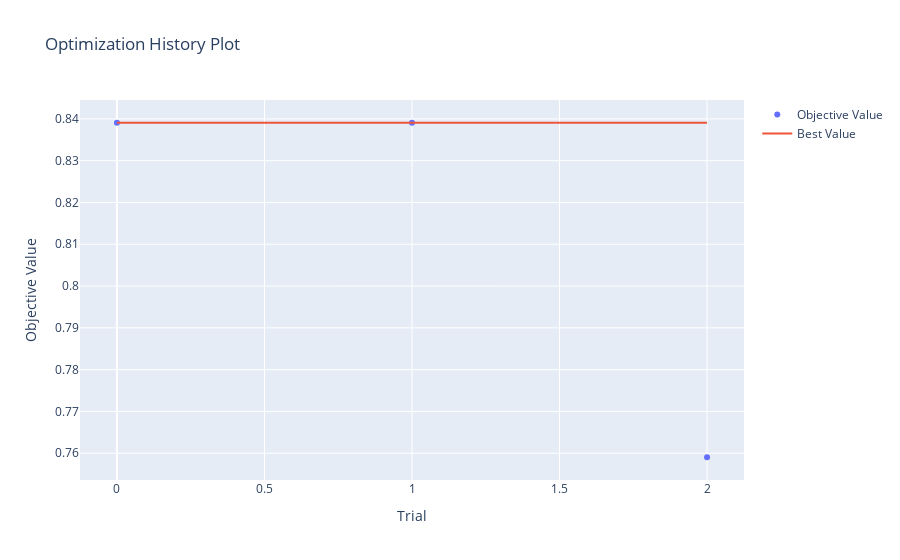
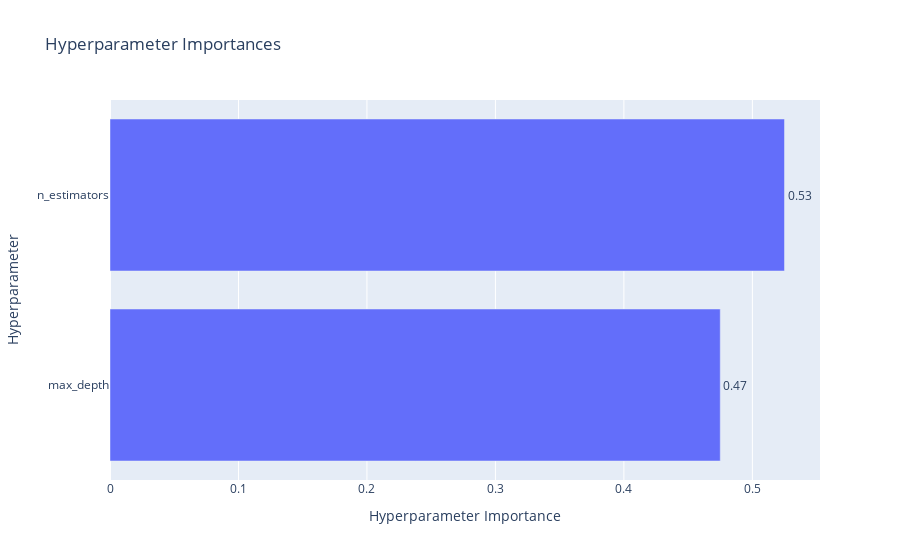

Notebook code cell kept with these figures, in order:
### Code cell
import optuna.visualization as vis

vis.plot_optimization_history(study).show()
vis.plot_param_importances(study).show()

### Figure 1 — Plotly figure (JSON) as saved in the notebook; plotly's stock layout.template omitted (floating-point values rounded to 4 significant figures)
{"data": [{"mode": "markers", "name": "Objective Value", "type": "scatter", "x": [0, 1, 2], "y": [0.8391, 0.8391, 0.759]}, {"mode": "lines", "name": "Best Value", "type": "scatter", "x": [0, 1, 2], "y": [0.8391, 0.8391, 0.8391]}, {"marker": {"color": "#cccccc"}, "mode": "markers", "name": "Infeasible Trial", "showlegend": false, "type": "scatter", "x": [], "y": []}], "layout": {"title": {"text": "Optimization History Plot"}, "xaxis": {"title": {"text": "Trial"}}, "yaxis": {"title": {"text": "Objective Value"}}}}

### Figure 2 — Plotly figure (JSON) as saved in the notebook; plotly's stock layout.template omitted (floating-point values rounded to 4 significant figures)
{"data": [{"cliponaxis": false, "hovertemplate": ["max_depth (IntDistribution): 0.475<extra></extra>", "n_estimators (IntDistribution): 0.525<extra></extra>"], "name": "Objective Value", "orientation": "h", "text": ["0.47", "0.53"], "textposition": "outside", "type": "bar", "x": [0.475, 0.525], "y": ["max_depth", "n_estimators"]}], "layout": {"title": {"text": "Hyperparameter Importances"}, "xaxis": {"title": {"text": "Hyperparameter Importance"}}, "yaxis": {"title": {"text": "Hyperparameter"}}}}
